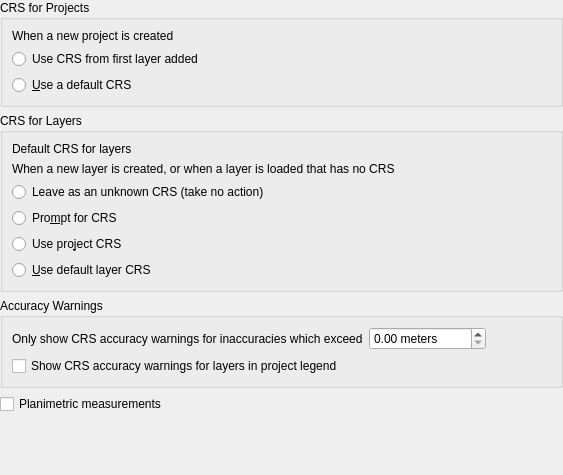
             <widget class="QWidget" name="mOptionsScrollAreaContents_08">
              <property name="geometry">
               <rect>
                <x>0</x>
                <y>0</y>
                <width>563</width>
                <height>475</height>
               </rect>
              </property>
              <layout class="QGridLayout" name="gridLayout_15">
               <property name="leftMargin">
                <number>0</number>
               </property>
               <property name="topMargin">
                <number>0</number>
               </property>
               <property name="rightMargin">
                <number>0</number>
               </property>
               <property name="bottomMargin">
                <number>0</number>
               </property>
               <item row="3" column="0">
                <widget class="QgsCollapsibleGroupBox" name="grpProjectionBehavior">
                 <property name="title">
                  <string>CRS for Layers</string>
                 </property>
                 <layout class="QGridLayout" name="gridLayout_14" columnstretch="0,1">
                  <item row="0" column="1">
                   <widget class="QgsProjectionSelectionWidget" name="leLayerGlobalCrs">
                    <property name="enabled">
                     <bool>true</bool>
                    </property>
                    <property name="focusPolicy">
                     <enum>Qt::StrongFocus</enum>
                    </property>
                   </widget>
                  </item>
                  <item row="1" column="0" colspan="2">
                   <widget class="QLabel" name="label_8">
                    <property name="sizePolicy">
                     <sizepolicy hsizetype="Preferred" vsizetype="Maximum">
                      <horstretch>0</horstretch>
                      <verstretch>0</verstretch>
                     </sizepolicy>
                    </property>
                    <property name="text">
                     <string>When a new layer is created, or when a layer is loaded that has no CRS</string>
                    </property>
                    <property name="wordWrap">
                     <bool>true</bool>
                    </property>
                   </widget>
                  </item>
                  <item row="4" column="0" colspan="2">
                   <widget class="QRadioButton" name="radUseProjectProjection">
                    <property name="text">
                     <string>Use pro&amp;ject CRS</string>
                    </property>
                   </widget>
                  </item>
                  <item row="0" column="0">
                   <widget class="QLabel" name="label_16">
                    <property name="text">
                     <string>Default CRS for layers</string>
                    </property>
                   </widget>
                  </item>
                  <item row="5" column="0" colspan="2">
                   <widget class="QRadioButton" name="radUseGlobalProjection">
                    <property name="text">
                     <string>&amp;Use default layer CRS</string>
                    </property>
                   </widget>
                  </item>
                  <item row="3" column="0" colspan="2">
                   <widget class="QRadioButton" name="radPromptForProjection">
                    <property name="text">
                     <string>Pro&amp;mpt for CRS</string>
                    </property>
                   </widget>
                  </item>
                  <item row="2" column="0">
                   <widget class="QRadioButton" name="radCrsNoAction">
                    <property name="text">
                     <string>Leave as an unknown CRS (take no action)</string>
                    </property>
                   </widget>
                  </item>
                 </layout>
                </widget>
               </item>
               <item row="5" column="0">
                <widget class="QCheckBox" name="mPlanimetricMeasurementsComboBox">
                 <property name="text">
                  <string>Planimetric measurements</string>
                 </property>
                </widget>
               </item>
               <item row="6" column="0">
                <spacer name="verticalSpacer">
                 <property name="orientation">
                  <enum>Qt::Vertical</enum>
                 </property>
                 <property name="sizeHint" stdset="0">
                  <size>
                   <width>20</width>
                   <height>0</height>
                  </size>
                 </property>
                </spacer>
               </item>
               <item row="2" column="0">
                <widget class="QgsCollapsibleGroupBox" name="grpProjectProjection">
                 <property name="title">
                  <string>CRS for Projects</string>
                 </property>
                 <layout class="QGridLayout" name="gridLayout_27" columnstretch="0,1">
                  <item row="0" column="0" colspan="2">
                   <widget class="QLabel" name="label_42">
                    <property name="sizePolicy">
                     <sizepolicy hsizetype="Preferred" vsizetype="Maximum">
                      <horstretch>0</horstretch>
                      <verstretch>0</verstretch>
                     </sizepolicy>
                    </property>
                    <property name="text">
                     <string>When a new project is created</string>
                    </property>
                    <property name="wordWrap">
                     <bool>true</bool>
                    </property>
                   </widget>
                  </item>
                  <item row="2" column="1">
                   <widget class="QgsProjectionSelectionWidget" name="leProjectGlobalCrs">
                    <property name="minimumSize">
                     <size>
                      <width>0</width>
                      <height>5</height>
                     </size>
                    </property>
                    <property name="focusPolicy">
                     <enum>Qt::StrongFocus</enum>
                    </property>
                   </widget>
                  </item>
                  <item row="2" column="0">
                   <widget class="QRadioButton" name="radProjectUseDefaultCrs">
                    <property name="text">
                     <string>&amp;Use a default CRS</string>
                    </property>
                   </widget>
                  </item>
                  <item row="1" column="0" colspan="2">
                   <widget class="QRadioButton" name="radProjectUseCrsOfFirstLayer">
                    <property name="text">
                     <string>Use CRS from first layer added</string>
                    </property>
                   </widget>
                  </item>
                 </layout>
                </widget>
               </item>
               <item row="4" column="0">
                <widget class="QgsCollapsibleGroupBox" name="groupBox_26">
                 <property name="title">
                  <string>Accuracy Warnings</string>
                 </property>
                 <layout class="QGridLayout" name="gridLayout_37" columnstretch="0,1,2">
                  <item row="0" column="2">
                   <spacer name="horizontalSpacer_23">
                    <property name="orientation">
                     <enum>Qt::Horizontal</enum>
                    </property>
                    <property name="sizeHint" stdset="0">
                     <size>
                      <width>40</width>
                      <height>20</height>
                     </size>
                    </property>
                   </spacer>
                  </item>
                  <item row="0" column="1">
                   <widget class="QgsDoubleSpinBox" name="mCrsAccuracySpin">
                    <property name="toolTip">
                     <string>If the inherent inaccuracy in a selected CRS exceeds this threshold a warning message will be shown</string>
                    </property>
                    <property name="suffix">
                     <string> meters</string>
                    </property>
                    <property name="maximum">
                     <double>10000.000000000000000</double>
                    </property>
                   </widget>
                  </item>
                  <item row="0" column="0">
                   <widget class="QLabel" name="label_71">
                    <property name="text">
                     <string>Only show CRS accuracy warnings for inaccuracies which exceed</string>
                    </property>
                   </widget>
                  </item>
                  <item row="1" column="0" colspan="3">
                   <widget class="QCheckBox" name="mCrsAccuracyIndicatorCheck">
                    <property name="toolTip">
                     <string>If checked, a warning icon will show next to any map layers with CRS accuracy warnings</string>
                    </property>
                    <property name="text">
                     <string>Show CRS accuracy warnings for layers in project legend</string>
                    </property>
                   </widget>
                  </item>
                 </layout>
                </widget>
               </item>
              </layout>
             </widget>
